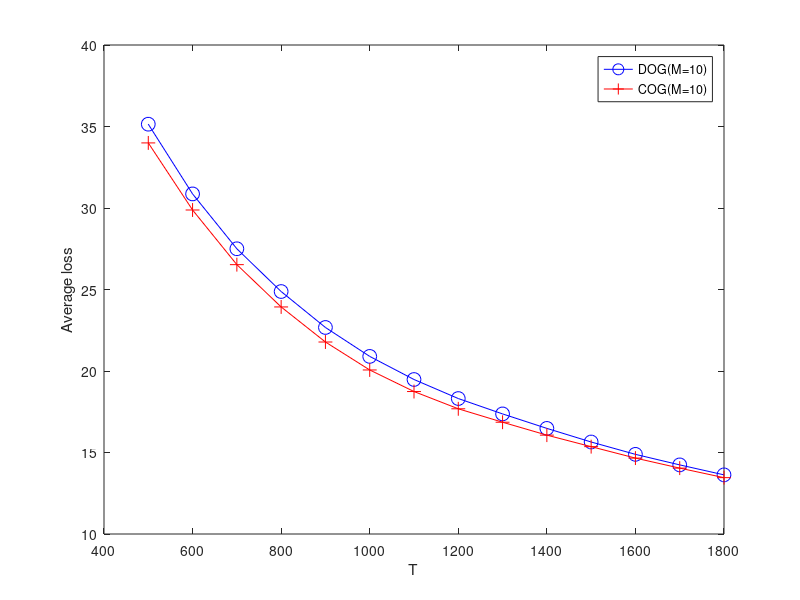

This figure's MATLAB source: (Note: this script raises an error after producing the figure.)
function [  ] = plot_ave_loss()
dataset = 'spam';
if strcmp(dataset, 'occupancy') 
    m20_decen = load('ave_loss_basic_lr_seq_n5_m20_decen_occupancy.mat');
    m10_decen = load('ave_loss_basic_lr_seq_n5_m10_decen_occupancy.mat');
    m20_cen = load('ave_loss_basic_lr_seq_n5_m20_cen_occupancy.mat');
    m10_cen = load('ave_loss_basic_lr_seq_n5_m10_cen_occupancy.mat');
    T = length(m10_decen.ave_loss_basic_lr_seq);
    luckys = 300:50:T;
    plot(luckys, m10_decen.ave_loss_basic_lr_seq(luckys,:), '-ob','MarkerSize',10);
    hold on;
    plot(luckys, m10_cen.ave_loss_basic_lr_seq(luckys,:), '-+r','MarkerSize',10);
    %hold on;
    %plot(luckys, m20_decen.ave_loss_basic_lr_seq(luckys,:), '-.sg','MarkerSize',10);
    %hold on;
    %plot(luckys, m20_cen.ave_loss_basic_lr_seq(luckys,:), '-.*k','MarkerSize',10);
    axis tight
    pax = gca;
    pax.FontSize = 25;

    xlabel('T');
    ylabel('Average loss');
    %legend('DOG(M=10)', 'COG(M=10)',...
      %  'DOG(M=20)', 'COG(M=20)', 'Location','northeast'); 
    legend('DOG(M=10)', 'COG(M=10)', 'Location','northeast'); 
elseif  strcmp(dataset, 'online-retail') 
    m20_decen = load('ave_loss_basic_lr_seq_n5_m20_decen_online_retail.mat');
    m10_decen = load('ave_loss_basic_lr_seq_n5_m10_decen_online_retail.mat');
    m20_cen = load('ave_loss_basic_lr_seq_n5_m20_decen_online_retail.mat');
    m10_cen = load('ave_loss_basic_lr_seq_n5_m10_cen_online_retail.mat');
    T = length( m10_decen.ave_loss_basic_lr_seq);
    luckys = 200:100:5500;
    plot(luckys, m10_decen.ave_loss_basic_lr_seq(luckys,:), '-ob','MarkerSize',10);
    hold on;
    plot(luckys, m10_cen.ave_loss_basic_lr_seq(luckys,:), '-+r','MarkerSize',10);
    %hold on;
    %plot(luckys, m20_decen.ave_loss_basic_lr_seq(luckys,:), '-.sg','MarkerSize',10);
    %hold on;
    %plot(luckys, m20_cen.ave_loss_basic_lr_seq(luckys,:), '-.*k','MarkerSize',10);
    
    xlabel('T');
    ylabel('Average loss');
    legend('DOG(M=10)', 'COG(M=10)', 'Location','northeast'); 
    pax = gca;
    pax.FontSize = 25;
    
    elseif  strcmp(dataset, 'usenet2') 
    m20_decen = load('ave_loss_basic_lr_seq_n5_m20_decen_usenet2.mat');
    m10_decen = load('ave_loss_basic_lr_seq_n5_m10_decen_usenet2.mat');
    m20_cen = load('ave_loss_basic_lr_seq_n5_m20_cen_usenet2.mat');
    m10_cen = load('ave_loss_basic_lr_seq_n5_m10_cen_usenet2.mat');
    T = length(m10_decen.ave_loss_basic_lr_seq);
    luckys = 5:20:T;
    plot(luckys, m10_decen.ave_loss_basic_lr_seq(luckys,:), '-ob','MarkerSize',10);
    hold on;
    plot(luckys, m10_cen.ave_loss_basic_lr_seq(luckys,:), '-+r','MarkerSize',10);
   % hold on;
    %plot(luckys, m20_decen.ave_loss_basic_lr_seq(luckys,:), '-.sg','MarkerSize',10);
    %hold on;
    %plot(luckys, m20_cen.ave_loss_basic_lr_seq(luckys,:), '-.*k','MarkerSize',10);
    axis tight;
    pax = gca;
    pax.FontSize = 25;

    xlabel('T');
    ylabel('Average loss');
    legend('DOG(M=10)', 'COG(M=10)', 'Location','northeast'); 
    
    elseif  strcmp(dataset, 'spam') 
    m20_decen = load('ave_loss_basic_lr_seq_n5_m20_decen_spam.mat');
    m10_decen = load('ave_loss_basic_lr_seq_n5_m10_decen_spam.mat');
    m20_cen = load('ave_loss_basic_lr_seq_n5_m20_cen_spam.mat');
    m10_cen = load('ave_loss_basic_lr_seq_n5_m10_cen_spam.mat');
    T = length(m10_decen.ave_loss_basic_lr_seq);
    luckys = 500:100:T;
    %plot(luckys, m20_decen.ave_loss_basic_lr_seq(luckys,:), '-.sg','MarkerSize',10);
    %hold on;
    %plot(luckys, m20_cen.ave_loss_basic_lr_seq(luckys,:), '-.*k','MarkerSize',10);
    %hold on;
    plot(luckys, m10_decen.ave_loss_basic_lr_seq(luckys,:), '-ob','MarkerSize',10);
    hold on;
    plot(luckys, m10_cen.ave_loss_basic_lr_seq(luckys,:), '-+r','MarkerSize',10);

    xlabel('T');
    ylabel('Average loss');
    legend('DOG(M=10)', 'COG(M=10)', 'Location','northeast'); 
    pax = gca;
    pax.FontSize = 25;
    axis tight;
end

end
